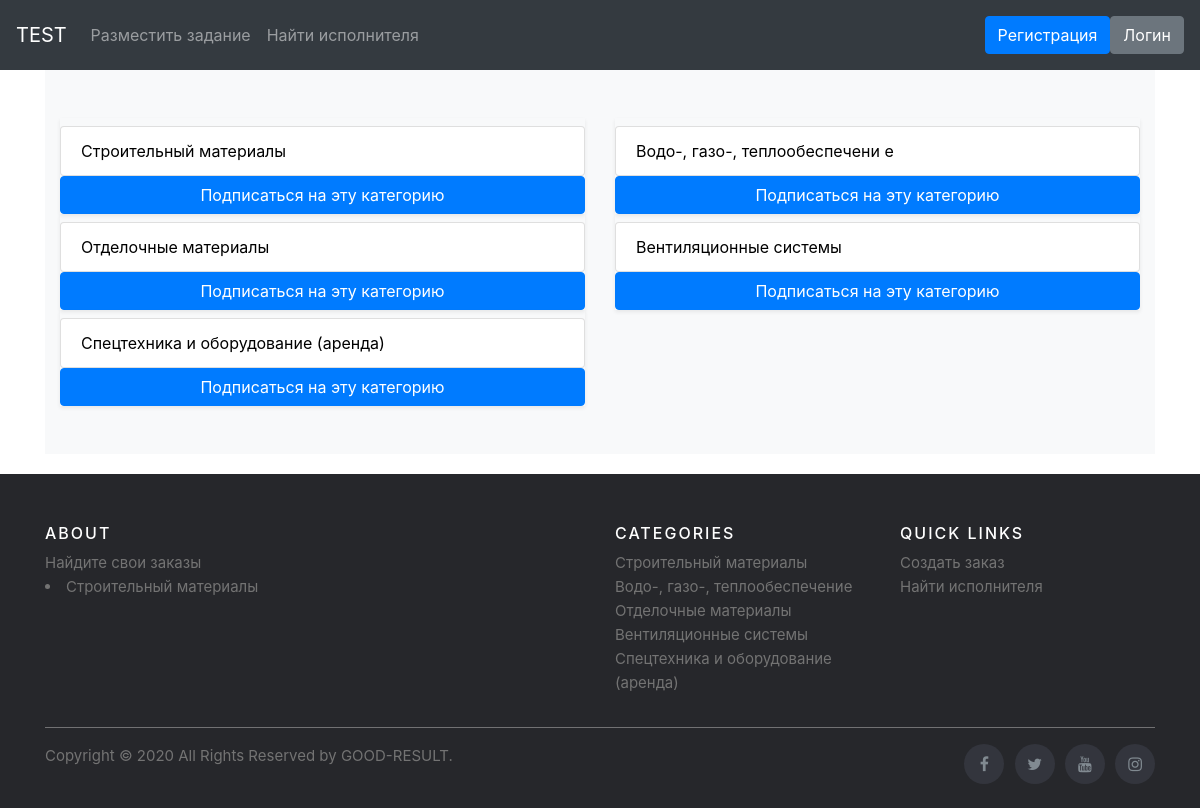
The app's page /, older data.
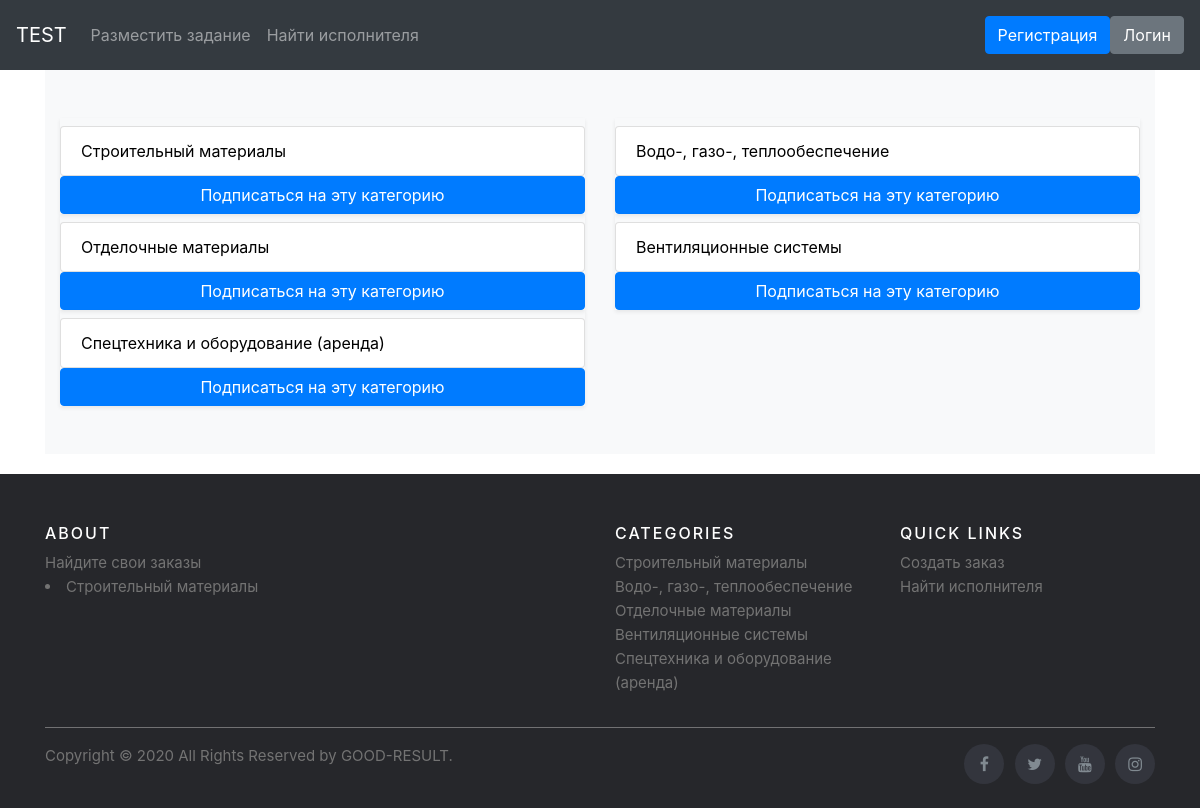
The same page, newer data.
### adverts/models.py (models this page shows, shortened)
class Category1(models.Model):
    name = models.CharField("Категория 1", max_length=150)
    description = models.TextField("Описание")
    members = models.ManyToManyField(User, related_name='members1', blank=True)
    url = models.SlugField(max_length=160, unique=True)
    class Meta:
        verbose_name = "Категория 1"
        verbose_name_plural = "Категории 1"

### adverts/views.py (the view)
# urls.py: path('', views.MainListView.as_view(), name='all'),
class MainListView(generic.ListView):
    model = Category1
    template_name = 'adverts/main.html'
    def get_queryset(self):
        return Category1.objects.all()

### templates/adverts/main.html (shortened to what this page needs)
{% extends "base.html" %}
{% load static %}
{% block content %}
  <main role="main">
    <div class="album py-5 bg-light">
      <div class="container">
        <div class="row">
        {% for category1 in category1_list %}
          <div class="col-md-6">
            <div class="list-group mb-6 shadow-sm">
                <div class="d-flex justify-content-between align-items-center">
                  <a class="list-group-item list-group-item-action"
                     href="{% url 'adverts:detail' category1.id %}"
                     style="text-decoration:none; color: #000000;">{{ category1.name }}</a>
                </div>
                <a class="btn btn-primary" href="#" role="button">Подписаться на эту категорию</a>
              </div>
            </div>
        {% endfor %}
        </div>
      </div>
    </div>
  </main>
{% endblock %}

Row changes from the older to the newer data that the page shows:
changed Category1: name "Водо-, газо-, теплообеспечени е" → "Водо-, газо-, теплообеспечение"
